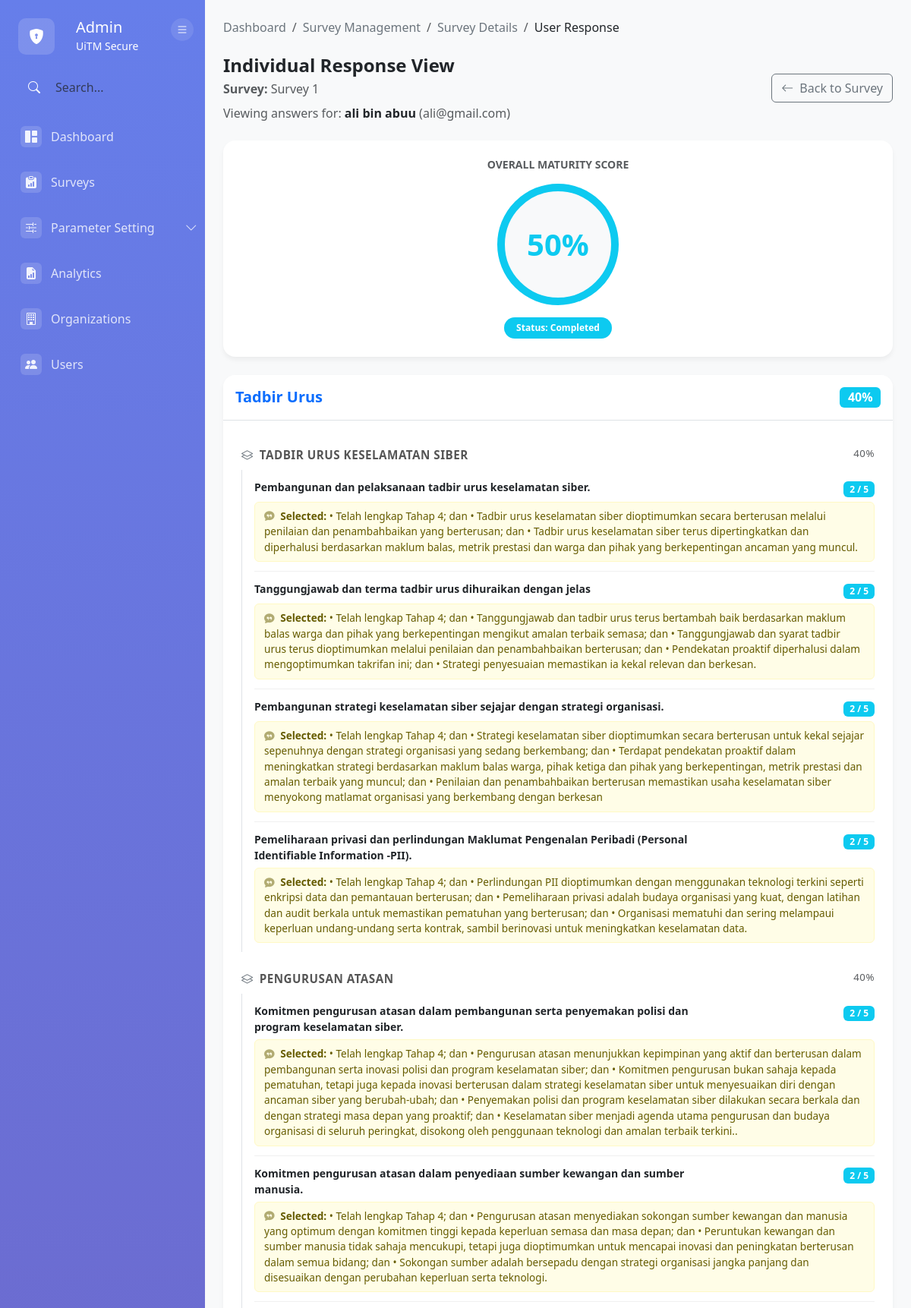
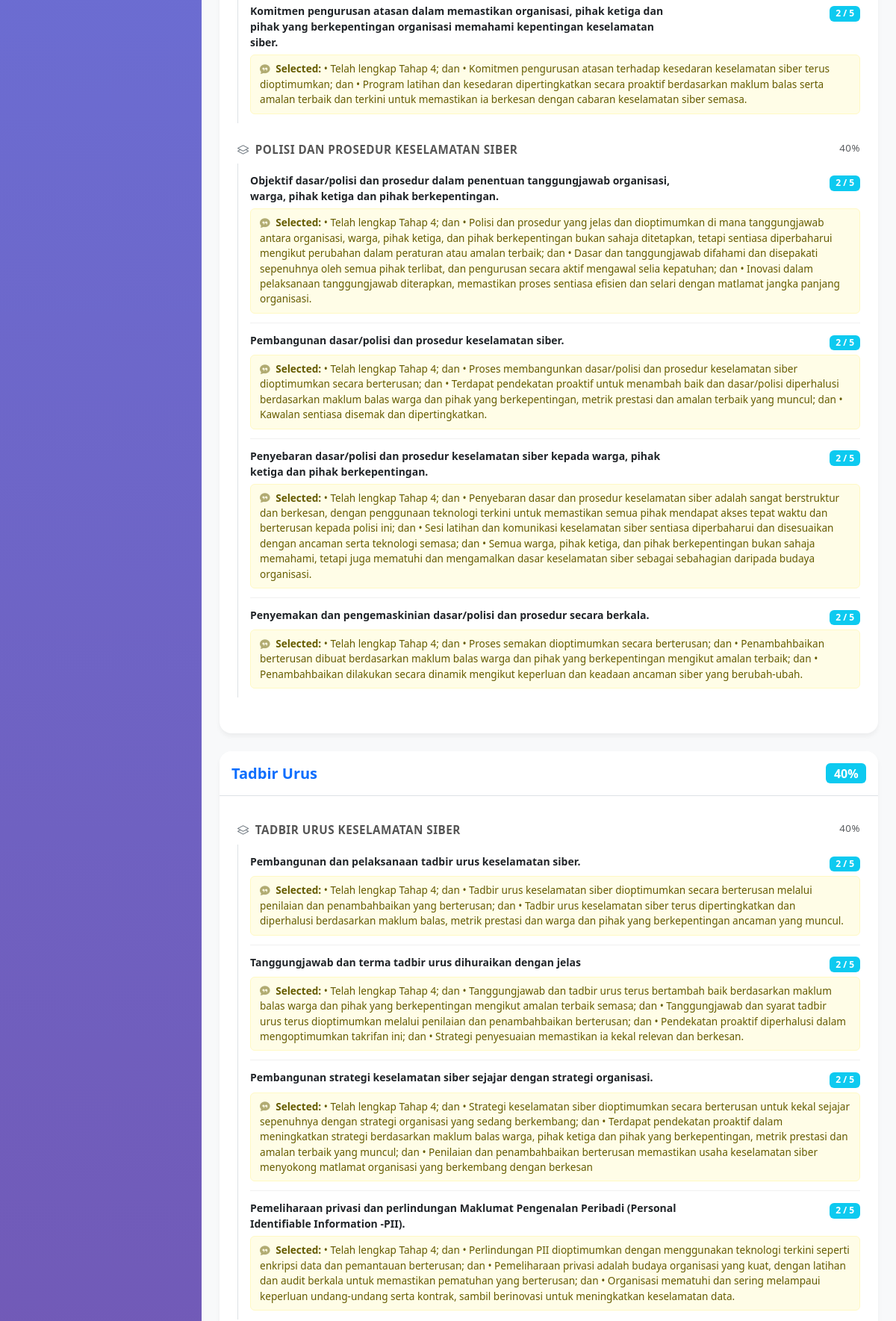
/modules/admin/report/view-user-response.php?survey_id=SV001&user_id=10 (signed in, upper part), run on the app's committed database (2 pictures, top to bottom).
### tables this page shows
CREATE TABLE `user_survey` (
  `user_survey_ID` varchar(10) NOT NULL,
  `survey_ID` varchar(50) DEFAULT NULL,
  `user_ID` int(11) DEFAULT NULL,
  `status` enum('Pending','In progress','Completed','Expired') DEFAULT 'Pending'
);

CREATE TABLE `survey` (
  `survey_ID` varchar(50) NOT NULL,
  `survey_name` varchar(30) NOT NULL,
  `department` varchar(50) DEFAULT NULL,
  `start_date` datetime DEFAULT NULL,
  `end_date` datetime DEFAULT NULL,
  `status` varchar(100) DEFAULT NULL,
  `survey_description` varchar(500) DEFAULT NULL,
  `created_by` varchar(10) DEFAULT NULL,
  `created_at` datetime DEFAULT NULL,
  `updated_id` varchar(10) DEFAULT NULL,
  `updated_by` date DEFAULT NULL
);

CREATE TABLE `user` (
  `user_ID` int(11) NOT NULL,
  `primary_email` varchar(255) NOT NULL,
  `password` varchar(255) DEFAULT NULL,
  `google_sub_id` varchar(255) DEFAULT NULL,
  `full_name` varchar(255) NOT NULL,
  `department` varchar(50) DEFAULT NULL,
  `status` enum('Active','Inactive') NOT NULL DEFAULT 'Active',
  `email_verified` enum('Verified','Not Verified') NOT NULL DEFAULT 'Not Verified',
  `last_login` datetime DEFAULT NULL,
  `created_at` datetime DEFAULT current_timestamp(),
  `updated_at` datetime DEFAULT current_timestamp() ON UPDATE current_timestamp(),
  `user_organization` varchar(100) DEFAULT NULL,
  `user_position` varchar(100) DEFAULT NULL,
  `user_phone_company` varchar(20) DEFAULT NULL,
  `user_handphone_no` varchar(20) DEFAULT NULL
);

CREATE TABLE `domain` (
  `domain_ID` varchar(10) NOT NULL,
  `domain_name` varchar(100) NOT NULL,
  `input_id` varchar(10) DEFAULT NULL,
  `input_at` date DEFAULT NULL,
  `updated_id` varchar(10) DEFAULT NULL,
  `updated_at` date DEFAULT NULL,
  `status` enum('Active','Inactive') DEFAULT 'Active',
  `sec_ID` varchar(10) DEFAULT NULL
);

CREATE TABLE `element` (
  `element_ID` varchar(10) NOT NULL,
  `criteria_ID` varchar(10) DEFAULT NULL,
  `element_name` varchar(200) DEFAULT NULL,
  `input_id` varchar(10) DEFAULT NULL,
  `input_at` date DEFAULT NULL,
  `updated_id` varchar(10) DEFAULT NULL,
  `updated_at` date DEFAULT NULL,
  `status` enum('Active','Inactive') DEFAULT 'Active'
);

### src/config/database.php (called while the page is built, shortened)
<?php
class Database {
    private $host = DB_HOST;
    private $db_name = DB_NAME;
    private $username = DB_USER;
    private $password = DB_PASS;
    private $charset = DB_CHARSET;
    private $conn = null;
    public function getConnection() {
        if ($this->conn === null) {
            try {
                $dsn = "mysql:host={$this->host};dbname={$this->db_name};charset={$this->charset}";
                $options = [
                    PDO::ATTR_ERRMODE => PDO::ERRMODE_EXCEPTION,
                    PDO::ATTR_DEFAULT_FETCH_MODE => PDO::FETCH_ASSOC,
                    PDO::ATTR_EMULATE_PREPARES => false,
                    PDO::MYSQL_ATTR_INIT_COMMAND => "SET NAMES {$this->charset}"
                ];
                $this->conn = new PDO($dsn, $this->username, $this->password, $options);
                $this->conn->exec("SET time_zone = '+08:00'");
            } catch(PDOException $e) {
                error_log("Connection Error: " . $e->getMessage());
                die("Database connection failed. Please contact administrator.");
            }
        }
        return $this->conn;
    }
    public function query($sql, $params = []) {
        try {
            $stmt = $this->conn->prepare($sql);
            $stmt->execute($params);
            return $stmt;
        } catch(PDOException $e) {
            error_log("Query Error: " . $e->getMessage());
            throw new Exception("Database query failed: " . $e->getMessage());
        }
    }
    public function fetchAll($sql, $params = []) {
        $stmt = $this->query($sql, $params);
        return $stmt->fetchAll();
    }
    public function fetchOne($sql, $params = []) {
        $stmt = $this->query($sql, $params);
        return $stmt->fetch();
    }
}
?>

### src/modules/admin/report/view-user-response.php (the view, shortened to what this page needs)
<?php
$db = new Database();
$survey_id = $_GET['survey_id'] ?? null;
$target_user_id = $_GET['user_id'] ?? null;
$target_user = $db->fetchOne("SELECT full_name, primary_email FROM user WHERE user_ID = :uid", [':uid' => $target_user_id]);
$assignment = $db->fetchOne("
    SELECT us.*, s.survey_name, s.department, s.end_date, s.survey_description
    FROM user_survey us
    JOIN survey s ON us.survey_ID = s.survey_ID
    WHERE us.survey_ID = :sid AND us.user_ID = :uid
", [':sid' => $survey_id, ':uid' => $target_user_id]);
$sql_structure = "
    SELECT
        d.domain_ID, d.domain_name,
        c.criteria_ID, c.criteria_name,
        e.element_ID, e.element_name
    FROM survey_domain sd
    JOIN domain d ON sd.domain_ID = d.domain_ID
    JOIN criteria c ON d.domain_ID = c.domain_ID
    JOIN element e ON c.criteria_ID = e.criteria_ID
    WHERE sd.survey_ID = :sid
    AND c.status = 'Active' AND e.status = 'Active'
    ORDER BY d.domain_ID, c.criteria_ID, e.element_ID
";
$structure_rows = $db->fetchAll($sql_structure, [':sid' => $survey_id]);
$sql_responses = "
    SELECT
        r.element_ID,
        r.score,
        se.details as selected_detail,
        s.score_level,
        s.desc_level
    FROM response r
    LEFT JOIN score s ON r.score = s.score_level
    LEFT JOIN score_element se ON r.element_ID = se.element_ID
        AND s.score_ID = se.score_ID = (
            SELECT score_ID FROM score WHERE score_level = r.score LIMIT 1
        )
        AND se.status = 'Active'
    WHERE r.survey_ID = :sid AND r.user_ID = :uid
";
$response_rows = $db->fetchAll($sql_responses, [':sid' => $survey_id, ':uid' => $target_user_id]);
$responses = [];
foreach ($response_rows as $row) {
    $responses[$row['element_ID']] = [
        'score' => $row['score'],
        'score_level' => $row['score_level'] ?? '',
        'desc_level' => $row['desc_level'] ?? '',
        'details' => $row['selected_detail'] ?? ''
    ];
}
$domains = [];
$total_domains_score = 0;
$domain_count = 0;
foreach ($structure_rows as $row) {
    $d_id = $row['domain_ID'];
    $c_id = $row['criteria_ID'];
    $e_id = $row['element_ID'];
    if (!isset($domains[$d_id])) {
        $domains[$d_id] = [
            'name' => $row['domain_name'],
            'criteria' => []
        ];
    }
    if (!isset($domains[$d_id]['criteria'][$c_id])) {
        $domains[$d_id]['criteria'][$c_id] = [
            'name' => $row['criteria_name'],
            'elements' => []
        ];
    }
    $resp = $responses[$e_id] ?? null;
    $raw_score = $resp ? (float)$resp['score'] : 0;
    $percentage = $raw_score * 20;
    $domains[$d_id]['criteria'][$c_id]['elements'][] = [
        'id' => $e_id,
        'name' => $row['element_name'],
        'score' => $raw_score,
        'percentage' => $percentage,
        'has_response' => !empty($resp),
        'detail' => $resp['details'] ?? ''
    ];
}
foreach ($domains as &$domain) {
    $domain_sum = 0;
    $criteria_count = 0;
    foreach ($domain['criteria'] as &$criteria) {
        $criteria_sum = 0;
        $element_count = count($criteria['elements']);
        foreach ($criteria['elements'] as $el) {
            $criteria_sum += $el['percentage'];
        }
        $criteria['avg'] = ($element_count > 0) ? ($criteria_sum / $element_count) : 0;
        $domain_sum += $criteria['avg'];
        $criteria_count++;
    }
    $domain['avg'] = ($criteria_count > 0) ? ($domain_sum / $criteria_count) : 0;
    $total_domains_score += $domain['avg'];
    $domain_count++;
}
$overall_maturity = ($domain_count > 0) ? round($total_domains_score / $domain_count, 2) : 0;
function getScoreColor($score) {
    if ($score >= 40) return 'info';
    return 'danger';
}
?>
<!DOCTYPE html>
<html lang="en">
<head>
    <link href="https://cdn.jsdelivr.net/npm/bootstrap@5.3.0/dist/css/bootstrap.min.css" rel="stylesheet">
    <link rel="stylesheet" href="https://cdn.jsdelivr.net/npm/bootstrap-icons@1.11.0/font/bootstrap-icons.css">
</head>
<body>
    <div class="container-fluid p-0 h-100">
        <div class="row g-0 h-100">
            <div class="col-md-2 col-lg-2 sidebar">
                <?php include_once __DIR__ . '/../../includes/admin_sidebar.php'; ?>
            </div>
            <div class="col-md-10 col-lg-10 main-content-wrapper">
                <div class="main-content px-4 py-4">
                    <nav aria-label="breadcrumb" class="mb-4">
                        <ol class="breadcrumb">
                            <li class="breadcrumb-item"><a href="../dashboard.php" class="text-decoration-none text-secondary">Dashboard</a></li>
                            <li class="breadcrumb-item"><a href="index.php" class="text-decoration-none text-secondary">Survey Management</a></li>
                            <li class="breadcrumb-item"><a href="../survey/view-details.php?id=<?php echo $survey_id; ?>" class="text-decoration-none text-secondary">Survey Details</a></li>
                            <li class="breadcrumb-item active text-dark" aria-current="page">User Response</li>
                        </ol>
                    </nav>
                    <div class="d-flex justify-content-between align-items-center mb-4 no-print">
                        <div>
                            <h4 class="fw-bold mb-1">Individual Response View</h4>
                            <p class="text-muted mb-2">
                                <strong>Survey:</strong> <?php echo htmlspecialchars($assignment['survey_name']); ?>
                            </p>
                            <p class="text-muted mb-0">
                                Viewing answers for: <strong class="text-dark"><?php echo htmlspecialchars($target_user['full_name']); ?></strong>
                                (<?php echo htmlspecialchars($target_user['primary_email']); ?>)
                            </p>
                        </div>
                        <a href="../survey/view-details.php?id=<?php echo $survey_id; ?>" class="btn btn-outline-secondary btn-back">
                            <i class="bi bi-arrow-left me-2"></i>Back to Survey
                        </a>
                    </div>
                    <div class="score-card p-4 mb-4 text-center">
                        <h5 class="text-muted text-uppercase small fw-bold mb-3">Overall Maturity Score</h5>
                        <div class="maturity-circle border-<?php echo getScoreColor($overall_maturity); ?> text-<?php echo getScoreColor($overall_maturity); ?> bg-light">
                            <span class="display-6 fw-bold"><?php echo $overall_maturity; ?>%</span>
                        </div>
                        <div class="mt-3">
                            <span class="badge bg-<?php echo getScoreColor($overall_maturity); ?> px-3 py-2 rounded-pill">
                                Status: <?php echo $assignment['status']; ?>
                            </span>
                        </div>
                    </div>
                    <?php foreach ($domains as $domain): ?>
                        <div class="score-card p-0 mb-4 overflow-hidden">
                            <div class="p-3 border-bottom d-flex justify-content-between align-items-center bg-white">
                                <h5 class="mb-0 fw-bold text-primary"><?php echo htmlspecialchars($domain['name']); ?></h5>
                                <span class="badge bg-<?php echo getScoreColor($domain['avg']); ?> fs-6">
                                    <?php echo round($domain['avg'], 1); ?>%
                                </span>
                            </div>
                            <div class="p-4">
                                <?php foreach ($domain['criteria'] as $crit): ?>
                                    <div class="mb-4">
                                        <div class="criteria-title">
                                            <i class="bi bi-layers me-2 text-secondary"></i><?php echo htmlspecialchars($crit['name']); ?>
                                            <span class="float-end text-muted small fw-normal"><?php echo round($crit['avg'], 1); ?>%</span>
                                        </div>
                                        <div class="ps-3 border-start">
                                            <?php foreach ($crit['elements'] as $el): ?>
                                                <div class="element-row">
                                                    <div class="d-flex justify-content-between">
                                                        <span class="text-dark small fw-semibold" style="width: 70%;">
                                                            <?php echo htmlspecialchars($el['name']); ?>
                                                        </span>
                                                        <span class="text-end">
                                                            <?php if ($el['has_response']): ?>
                                                                <span class="badge bg-<?php echo getScoreColor($el['percentage']); ?>">
                                                                    <?php echo $el['score']; ?> / 5
                                                                </span>
                                                            <?php else: ?>
                                                                <span class="badge bg-light text-secondary border">N/A</span>
                                                            <?php endif; ?>
                                                        </span>
                                                    </div>
                                                    <?php if (!empty($el['detail'])): ?>
                                                        <div class="result-detail-text">
                                                            <i class="bi bi-chat-quote-fill me-1 opacity-50"></i>
                                                            <strong>Selected:</strong> <?php echo htmlspecialchars($el['detail']); ?>
                                                        </div>
                                                    <?php endif; ?>
                                                </div>
                                            <?php endforeach; ?>
                                        </div>
                                    </div>
                                <?php endforeach; ?>
                            </div>
                        </div>
                    <?php endforeach; ?>
                </div>
            </div>
        </div>
    </div>
</body>
</html>

### src/modules/admin/report/view-user-response.php (style rules this page uses)
html, body { height: 100%; margin: 0; padding: 0; background-color: #f8f9fa; }
.main-content-wrapper { margin-left: 16.66667%; width: 83.33333%; }
.score-card { background: white; border-radius: 16px; border: none; box-shadow: 0 4px 6px rgba(0,0,0,0.05); }
.maturity-circle { width: 160px; height: 160px; border-radius: 50%; display: flex; flex-direction: column; align-items: center; justify-content: center; margin: 0 auto; border: 10px solid; position: relative; }
.maturity-circle .display-6 { font-size: 2.5rem; line-height: 1; }
.criteria-title { font-size: 0.95rem; font-weight: 700; color: #555; text-transform: uppercase; letter-spacing: 0.5px; margin-top: 10px; margin-bottom: 8px; }
.element-row { border-bottom: 1px solid #f0f0f0; padding: 12px 0; }
.element-row:last-child { border-bottom: none; }
.result-detail-text { background: #fffde7; padding: 8px 12px; border-radius: 6px; font-size: 0.85rem; color: #665c00; margin-top: 6px; border: 1px solid #fff9c4; }

### src/modules/includes/admin_sidebar.php (style rules this page uses)
@media (min-width: 992px) { .sidebar { width: 270px !important; min-width: 270px !important; max-width: 270px !important; flex: 0 0 270px !important; transition: all 0.3s ease; } }
@media (min-width: 992px) { .main-content-wrapper { margin-left: 270px !important; width: calc(100% - 270px) !important; transition: all 0.3s ease; } }
.sidebar { position: fixed; top: 0; bottom: 0; left: 0; z-index: 1000; background: linear-gradient(180deg, #667eea 0%, #764ba2 100%); color: white; overflow-y: auto; overflow-x: hidden; padding-right: 0 !important; display: flex; flex-direction: column; }

### data on the page
user_survey: survey_ID.survey_name "Survey 1", status "Completed"
user: full_name "ali bin abuu", primary_email "ali@gmail.com"
domain: element.element_name "Pembangunan dan pelaksanaan tadbir urus keselamatan siber.", score "2", detail "• Telah lengkap Tahap 4; dan • Tadbir urus keselamatan siber dioptimumkan secara berterusan melalui penilaian dan penambahbaikan yang berterusan; dan • Tadbir urus keselamatan siber terus dipertingkatkan dan diperhalusi berdasarkan maklum balas, metrik prestasi dan warga dan pihak yang berkepentingan ancaman yang muncul.", element.element_name "Tanggungjawab dan terma tadbir urus dihuraikan dengan jelas", detail "• Telah lengkap Tahap 4; dan • Tanggungjawab dan tadbir urus terus bertambah baik berdasarkan maklum balas warga dan pihak yang berkepentingan mengikut amalan terbaik semasa; dan • Tanggungjawab dan syarat tadbir urus terus dioptimumkan melalui penilaian dan penambahbaikan berterusan; dan • Pendekatan proaktif diperhalusi dalam mengoptimumkan takrifan ini; dan • Strategi penyesuaian memastikan ia kekal relevan dan berkesan.", element.element_name "Pembangunan strategi keselamatan siber sejajar dengan strategi organisasi.", detail "• Telah lengkap Tahap 4; dan • Strategi keselamatan siber dioptimumkan secara berterusan untuk kekal sejajar sepenuhnya dengan strategi organisasi yang sedang berkembang; dan • Terdapat pendekatan proaktif dalam meningkatkan strategi berdasarkan maklum balas warga, pihak ketiga dan pihak yang berkepentingan, metrik prestasi dan amalan terbaik yang muncul; dan • Penilaian dan penambahbaikan berterusan memastikan usaha keselamatan siber menyokong matlamat organisasi yang berkembang dengan berkesan", element.element_name "Pemeliharaan privasi dan perlindungan Maklumat Pengenalan Peribadi (Personal Identifiable Information -PII).", detail "• Telah lengkap Tahap 4; dan • Perlindungan PII dioptimumkan dengan menggunakan teknologi terkini seperti enkripsi data dan pemantauan berterusan; dan • Pemeliharaan privasi adalah budaya organisasi yang kuat, dengan latihan dan audit berkala untuk memastikan pematuhan yang berterusan; dan • Organisasi mematuhi dan sering melampaui keperluan undang-undang serta kontrak, sambil berinovasi untuk meningkatkan keselamatan data.", element.element_name "Komitmen pengurusan atasan dalam pembangunan serta penyemakan polisi dan program keselamatan siber.", detail "• Telah lengkap Tahap 4; dan • Pengurusan atasan menunjukkan kepimpinan yang aktif dan berterusan dalam pembangunan serta inovasi polisi dan program keselamatan siber; dan • Komitmen pengurusan bukan sahaja kepada pematuhan, tetapi juga kepada inovasi berterusan dalam strategi keselamatan siber untuk menyesuaikan diri dengan ancaman siber yang berubah-ubah; dan • Penyemakan polisi dan program keselamatan siber dilakukan secara berkala dan dengan strategi masa depan yang proaktif; dan • Keselamatan siber menjadi agenda utama pengurusan dan budaya organisasi di seluruh peringkat, disokong oleh penggunaan teknologi dan amalan terbaik terkini..", element.element_name "Komitmen pengurusan atasan dalam penyediaan sumber kewangan dan sumber manusia.", detail "• Telah lengkap Tahap 4; dan • Pengurusan atasan menyediakan sokongan sumber kewangan dan manusia yang optimum dengan komitmen tinggi kepada keperluan semasa dan masa depan; dan • Peruntukan kewangan dan sumber manusia tidak sahaja mencukupi, tetapi juga dioptimumkan untuk mencapai inovasi dan peningkatan berterusan dalam semua bidang; dan • Sokongan sumber adalah bersepadu dengan strategi organisasi jangka panjang dan disesuaikan dengan perubahan keperluan serta teknologi.", element.element_name "Komitmen pengurusan atasan dalam memastikan organisasi, pihak ketiga dan pihak yang berkepentingan organisasi memahami kepentingan keselamatan siber.", detail "• Telah lengkap Tahap 4; dan • Komitmen pengurusan atasan terhadap kesedaran keselamatan siber terus dioptimumkan; dan • Program latihan dan kesedaran dipertingkatkan secara proaktif berdasarkan maklum balas serta amalan terbaik dan terkini untuk memastikan ia berkesan dengan cabaran keselamatan siber semasa.", element.element_name "Objektif dasar/polisi dan prosedur dalam penentuan tanggungjawab organisasi, warga, pihak ketiga dan pihak berkepentingan.", detail "• Telah lengkap Tahap 4; dan • Polisi dan prosedur yang jelas dan dioptimumkan di mana tanggungjawab antara organisasi, warga, pihak ketiga, dan pihak berkepentingan bukan sahaja ditetapkan, tetapi sentiasa diperbaharui mengikut perubahan dalam peraturan atau amalan terbaik; dan • Dasar dan tanggungjawab difahami dan disepakati sepenuhnya oleh semua pihak terlibat, dan pengurusan secara aktif mengawal selia kepatuhan; dan • Inovasi dalam pelaksanaan tanggungjawab diterapkan, memastikan proses sentiasa efisien dan selari dengan matlamat jangka panjang organisasi.", element.element_name "Pembangunan dasar/polisi dan prosedur keselamatan siber.", detail "• Telah lengkap Tahap 4; dan • Proses membangunkan dasar/polisi dan prosedur keselamatan siber dioptimumkan secara berterusan; dan • Terdapat pendekatan proaktif untuk menambah baik dan dasar/polisi diperhalusi berdasarkan maklum balas warga dan pihak yang berkepentingan, metrik prestasi dan amalan terbaik yang muncul; dan • Kawalan sentiasa disemak dan dipertingkatkan.", element.element_name "Penyebaran dasar/polisi dan prosedur keselamatan siber kepada warga, pihak ketiga dan pihak berkepentingan.", detail "• Telah lengkap Tahap 4; dan • Penyebaran dasar dan prosedur keselamatan siber adalah sangat berstruktur dan berkesan, dengan penggunaan teknologi terkini untuk memastikan semua pihak mendapat akses tepat waktu dan berterusan kepada polisi ini; dan • Sesi latihan dan komunikasi keselamatan siber sentiasa diperbaharui dan disesuaikan dengan ancaman serta teknologi semasa; dan • Semua warga, pihak ketiga, dan pihak berkepentingan bukan sahaja memahami, tetapi juga mematuhi dan mengamalkan dasar keselamatan siber sebagai sebahagian daripada budaya organisasi.", element.element_name "Penyemakan dan pengemaskinian dasar/polisi dan prosedur secara berkala.", detail "• Telah lengkap Tahap 4; dan • Proses semakan dioptimumkan secara berterusan; dan • Penambahbaikan berterusan dibuat berdasarkan maklum balas warga dan pihak yang berkepentingan mengikut amalan terbaik; dan • Penambahbaikan dilakukan secara dinamik mengikut keperluan dan keadaan ancaman siber yang berubah-ubah."

### other printed values
$overall_maturity "50"
$domain['name'] "Tadbir Urus"
$domain['avg'] "40"
$crit['name'] "TADBIR URUS KESELAMATAN SIBER"
$crit['avg'] "40"
$crit['name'] "PENGURUSAN ATASAN"
$crit['name'] "POLISI DAN PROSEDUR KESELAMATAN SIBER"
